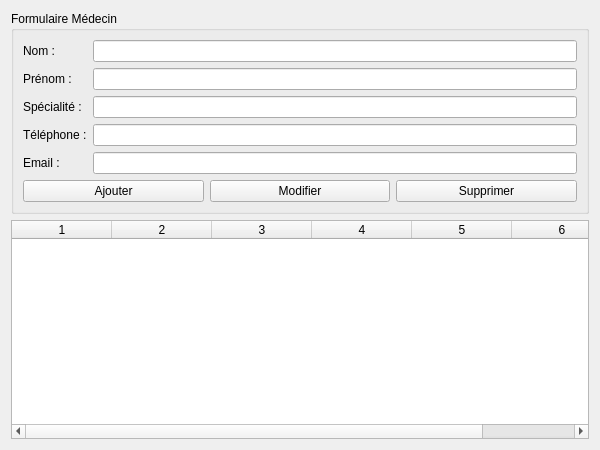
<?xml version="1.0" encoding="UTF-8"?>
<ui version="4.0">
 <class>MedecinDialog</class>
 <widget class="QWidget" name="MedecinDialog">
  <property name="geometry">
   <rect>
    <x>0</x>
    <y>0</y>
    <width>600</width>
    <height>450</height>
   </rect>
  </property>
  <property name="windowTitle">
   <string>Gestion des Médecins</string>
  </property>
  <layout class="QVBoxLayout" name="verticalLayout">
   <item>
    <widget class="QGroupBox" name="groupBoxMedecinForm">
     <property name="title">
      <string>Formulaire Médecin</string>
     </property>
     <layout class="QGridLayout" name="gridLayout">
      <item row="0" column="0">
       <widget class="QLabel" name="labelNom">
        <property name="text">
         <string>Nom :</string>
        </property>
       </widget>
      </item>
      <item row="0" column="1">
       <widget class="QLineEdit" name="lineEditNom"/>
      </item>
      <item row="1" column="0">
       <widget class="QLabel" name="labelPrenom">
        <property name="text">
         <string>Prénom :</string>
        </property>
       </widget>
      </item>
      <item row="1" column="1">
       <widget class="QLineEdit" name="lineEditPrenom"/>
      </item>
      <item row="2" column="0">
       <widget class="QLabel" name="labelSpecialite">
        <property name="text">
         <string>Spécialité :</string>
        </property>
       </widget>
      </item>
      <item row="2" column="1">
       <widget class="QLineEdit" name="lineEditSpecialite"/>
      </item>
      <item row="3" column="0">
       <widget class="QLabel" name="labelTelephone">
        <property name="text">
         <string>Téléphone :</string>
        </property>
       </widget>
      </item>
      <item row="3" column="1">
       <widget class="QLineEdit" name="lineEditTelephone"/>
      </item>
      <item row="4" column="0">
       <widget class="QLabel" name="labelEmail">
        <property name="text">
         <string>Email :</string>
        </property>
       </widget>
      </item>
      <item row="4" column="1">
       <widget class="QLineEdit" name="lineEditEmail"/>
      </item>
      <item row="5" column="0" colspan="2">
       <layout class="QHBoxLayout" name="horizontalLayout">
        <!-- Bouton Ajouter avec icône -->
        <item>
         <widget class="QPushButton" name="btnAjouter">
          <property name="text">
           <string>Ajouter</string>
          </property>
          <property name="icon">
           <iconset>
            <normaloff>:/icons/ajouter.png</normaloff>
           </iconset>
          </property>
         </widget>
        </item>
        <!-- Bouton Modifier avec icône -->
        <item>
         <widget class="QPushButton" name="btnModifier">
          <property name="text">
           <string>Modifier</string>
          </property>
          <property name="icon">
           <iconset>
            <normaloff>:/icons/modifier.png</normaloff>
           </iconset>
          </property>
         </widget>
        </item>
        <!-- Bouton Supprimer avec icône -->
        <item>
         <widget class="QPushButton" name="btnSupprimer">
          <property name="text">
           <string>Supprimer</string>
          </property>
          <property name="icon">
           <iconset>
            <normaloff>:/icons/supprimer.png</normaloff>
           </iconset>
          </property>
         </widget>
        </item>
       </layout>
      </item>
     </layout>
    </widget>
   </item>
   <!-- Table des Médecins -->
   <item>
    <widget class="QTableWidget" name="tableWidgetMedecins">
     <property name="columnCount">
      <number>6</number>
     </property>
     <property name="horizontalHeaderLabels" stdset="0">
      <stringlist>
       <string>ID</string>
       <string>Nom</string>
       <string>Prénom</string>
       <string>Spécialité</string>
       <string>Téléphone</string>
       <string>Email</string>
      </stringlist>
     </property>
     <column/>
     <column/>
     <column/>
     <column/>
     <column/>
     <column/>
    </widget>
   </item>
  </layout>
 </widget>
 <resources/>
 <connections/>
</ui>
